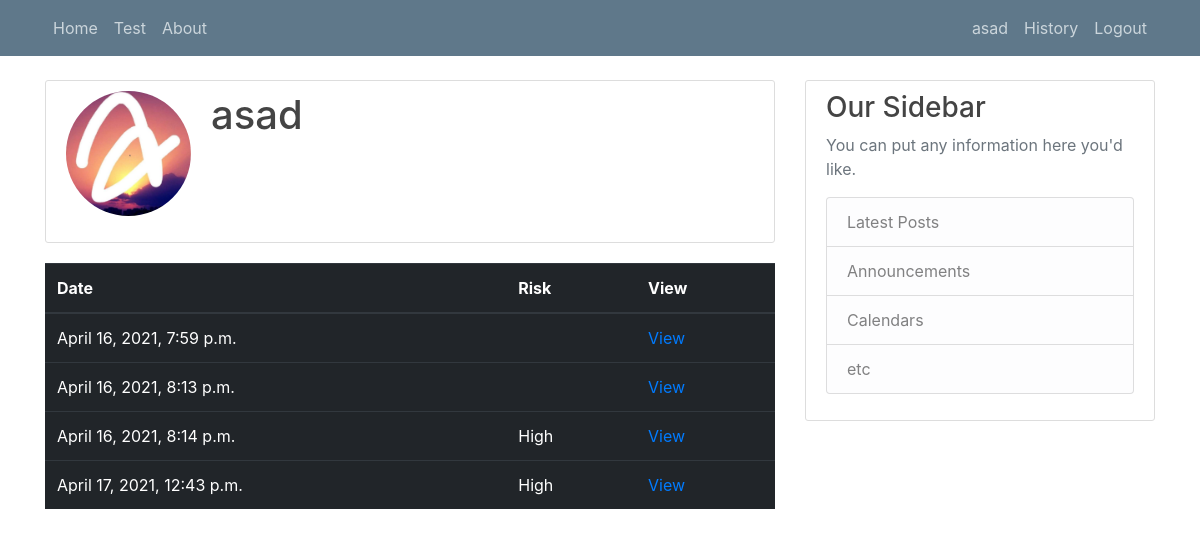
/history/ (signed in), run on an earlier commit of the app's database.
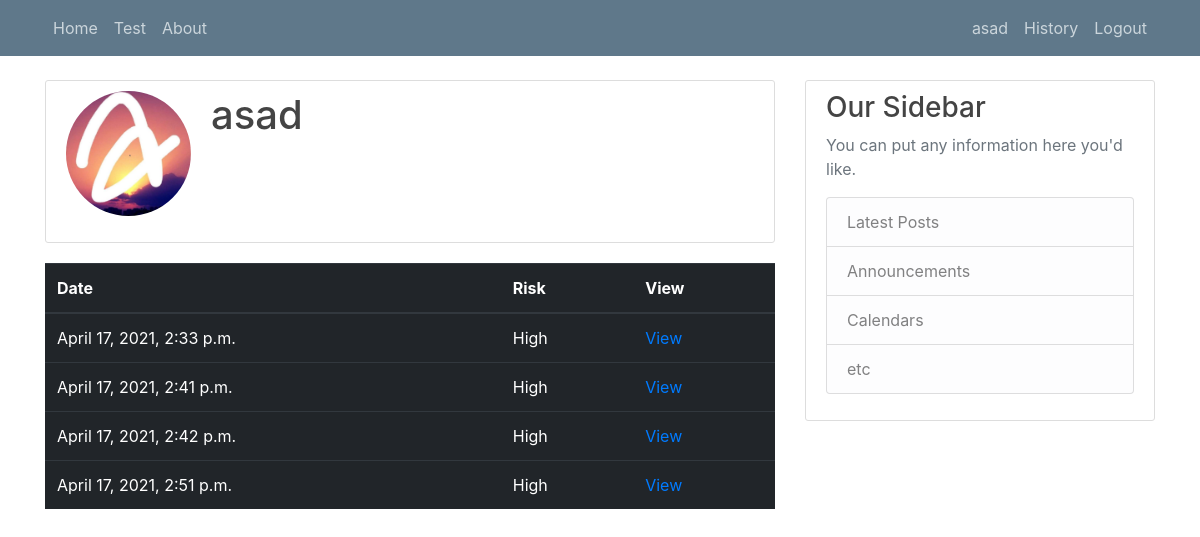
And on a later commit of the database.
### app/models.py (models this page shows, shortened)
class Test(models.Model):
    SEX_CHOICES = ((1, 'Male'), (0, 'Female'))
    THAL_CHOICES = ((0, 'Normal'), (1, 'Fixed Defect'), (2, 'Reversable Defect'))
    EXANG_CHOICES = ((0, 'No'), (1, 'Yes'))
    CP_CHOICES = ((0, 'None'), (1, 'Low'), (2, 'Medium'), (3, 'High'))
    CA_CHOICES = ((0, 0), (1, 1), (2, 2), (3, 3))
    RESTECG_CHOICES = ((0, 'Normal'), (1, 'Abnormal'))
    user = models.ForeignKey(User, on_delete=models.CASCADE)
    age = models.IntegerField(
        validators=[
            MaxValueValidator(150),
            MinValueValidator(0)
        ]
    )
    sex = models.IntegerField(default='Female', choices=SEX_CHOICES)
    cp = models.IntegerField(default='None', choices=CP_CHOICES)
    trestbps = models.IntegerField(
        validators=[
            MaxValueValidator(250),
            MinValueValidator(50)
        ]
    )
    chol = models.IntegerField(
        validators=[
            MaxValueValidator(600),
            MinValueValidator(100)
        ]
    )
    restecg = models.IntegerField(default='Normal', choices=RESTECG_CHOICES)
    thalach = models.IntegerField(
        validators=[
            MaxValueValidator(250),
            MinValueValidator(50)
        ]
    )
    exang = models.IntegerField(default='No', choices=EXANG_CHOICES)
    oldpeak = models.IntegerField(
        validators=[
            MaxValueValidator(10),
            MinValueValidator(0)
        ]
    )
    slope = models.IntegerField(
        validators=[
            MaxValueValidator(5),
            MinValueValidator(0)
        ]
    )
    ca = models.IntegerField(default='Normal', choices=CA_CHOICES)
    thal = models.IntegerField(default='Normal', choices=THAL_CHOICES)
    date = models.DateTimeField(blank=True)
    result = models.CharField(max_length=20, blank=True)

### app/views.py (the view)
# urls.py: path('history/', app_view.history, name='history'),
@login_required()
def history(request):
    hist = Test.objects.filter(user=request.user)
    if hist.exists():
        context = {'history': hist}
        return render(request, 'app/history.html', context)
    else:
        messages.warning(request, 'History is empty! Take a test now')
        return redirect('test')

### app/templates/app/history.html
{% extends "app/base.html" %}
{% load crispy_forms_tags %}
{% block content %}
    <div class="content-section">
        <div class="media">
            <img class="rounded-circle account-img" src="{{ user.profile.image.url }}">
            <div class="media-body">
                <h2 class="account-heading">{{ user.username }}</h2>
            </div>
        </div>
    </div>
    <table class="table table-dark">
    <thead>
      <tr>
          <th>Date</th>
          <th>Risk</th>
          <th>View</th>
      </tr>
    </thead>
    <tbody>
    {% for hist in history %}
      <tr>
        <td>{{hist.date}}</td>
          <td>{{hist.result}}</td>
          <td><a href="pdf/{{hist.id}}">View</a></td>
      </tr>
    {% endfor %}
    </tbody>
  </table>
{% endblock content %}

What changed in the data, as far as the page shows it:
removed Test: date "April 16, 2021, 7:59 p.m."
removed Test: date "April 16, 2021, 8:13 p.m."
removed Test: date "April 16, 2021, 8:14 p.m.", result "High"
removed Test: date "April 17, 2021, 12:43 p.m.", result "High"
added Test: date "April 17, 2021, 2:33 p.m.", result "High"
added Test: date "April 17, 2021, 2:41 p.m.", result "High"
added Test: date "April 17, 2021, 2:42 p.m.", result "High"
added Test: date "April 17, 2021, 2:51 p.m.", result "High"
